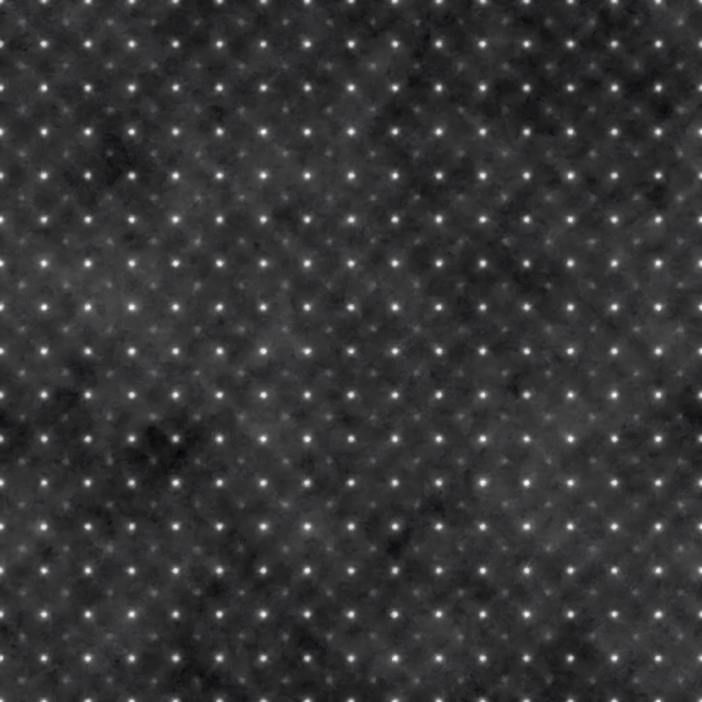
#> input picture MLLM_baseline_evaluate/pic/test.png, 1404 x 1404 px (shown at 1/2 size)
$ python -i structure_paired.py   (imports and definitions only)
#> lines starting #> are read from the running program, lines starting #| are printed output that depends on the picture; after the words box and inside, x2 and y2 are one past the last pixel; in counts of white or black regions, pixels touching at a corner belong together
#!/usr/bin/env python3
# -*- coding: utf-8 -*-
"""
match_labels.py

批量将去噪后的 STEM 图像与一系列 label 图像进行匹配，
并将每张输入图像的 top-1 最相似且元素匹配的 label 复制到指定目录。

- 对每个去噪输入图像：
  1) 提取原子点质心
  2) 计算径向分布函数（RDF）直方图作为全局描述符
  3) 与所有 label 图像做同样处理（但跳过形态学去噪）
  4) 在特征空间中找出 top-k 最近的 label
  5) 从 top-k 中筛选出元素集与输入图像相同的那些，若有多个则取距离最小者
  6) 将筛出的 top-1 复制到输出目录
"""
import json
import argparse
import shutil
import csv
import re
from pathlib import Path

import cv2
import numpy as np
from sklearn.metrics import pairwise_distances
from ase import Atoms  # for type hint only; not used directly


def detect_atoms(img_uint8: np.ndarray,
                 min_area: int = 5,
                 do_morph: bool = True):
    """
    检测原子斑点并返回质心坐标列表 (x, y)。
    - Otsu 阈值分割
    - 可选：开运算去噪
    - 连通域分析并过滤小面积
    """
#> called with min_area = 5, do_morph = True
    _, binary = cv2.threshold(
        img_uint8, 0, 255,
        cv2.THRESH_BINARY + cv2.THRESH_OTSU
    )
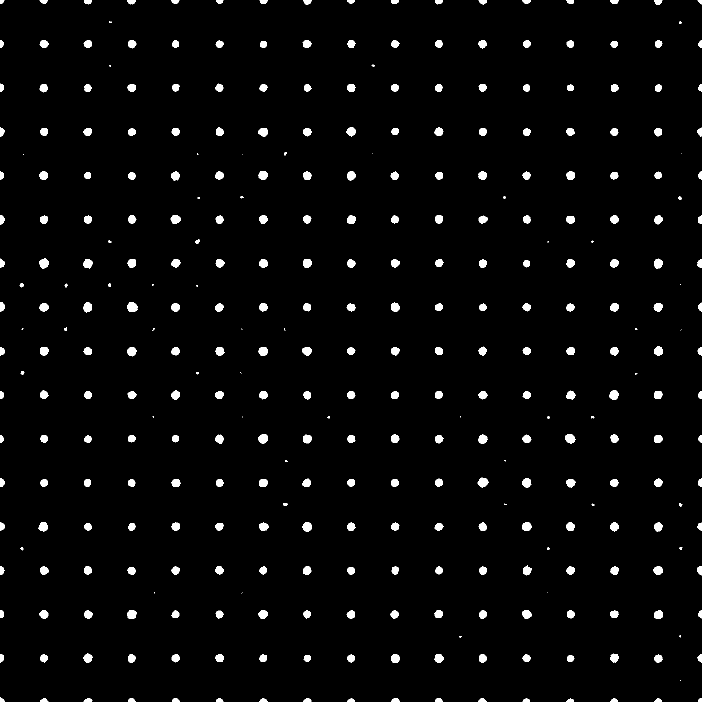
#> binary: shape (1404, 1404) (shown at 1/2 size); 2.8% white; 347 white regions (40 under 20 px), largest, box (x1, y1, x2, y2) and area: (254, 604, 275, 624) 324, (955, 955, 977, 975) 299, (1130, 868, 1152, 887) 295
    if do_morph:
        kernel = cv2.getStructuringElement(cv2.MORPH_ELLIPSE, (3, 3))
        binary = cv2.morphologyEx(binary, cv2.MORPH_OPEN, kernel)
#> binary: shape (1404, 1404); 2.7% white; 325 white regions (22 under 20 px), largest, box (x1, y1, x2, y2) and area: (254, 604, 275, 624) 323, (955, 955, 977, 975) 299, (1130, 868, 1151, 887) 293
    num_labels, labels, stats, centroids = cv2.connectedComponentsWithStats(
        binary, connectivity=8
    )
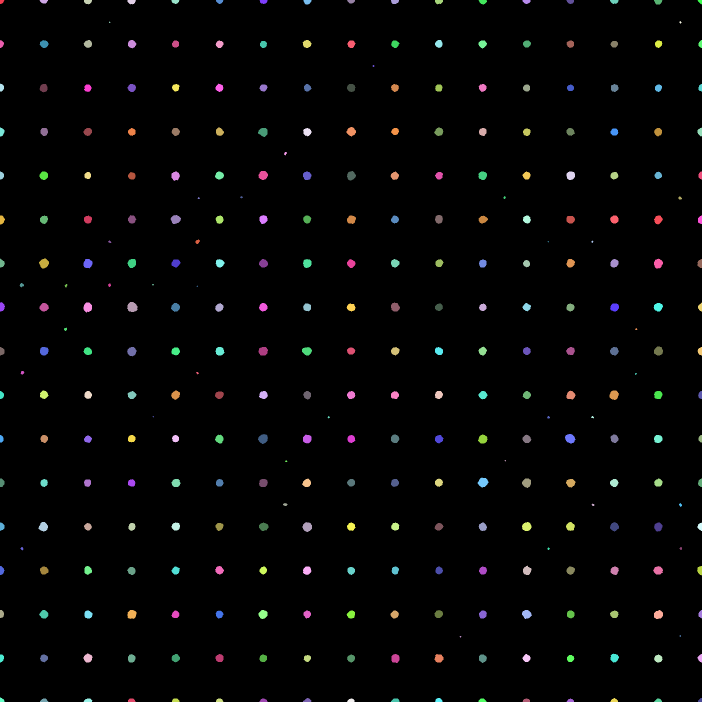
#> labels: shape (1404, 1404) int32 (shown at 1/2 size); 326 distinct labels, from 0 to 325; one colour per label, 0 black
#> num_labels = 326; stats = 326 rows, first 6: [0, 0, 1404, 1404, 1917395], [0, 0, 9, 8, 53], [79, 0, 17, 7, 90], [168, 0, 16, 9, 110], [255, 0, 17, 9, 114], [343, 0, 16, 8, 95]; centroids = 326 pairs, first value 2.59 to 1400.6, second value 2.46 to 1400.7
    pts = []
    for i in range(1, num_labels):
        if stats[i, cv2.CC_STAT_AREA] >= min_area:
            pts.append(tuple(centroids[i]))
#> after the loop, pts = 325 pairs, first value 2.59 to 1400.6, second value 2.46 to 1400.7
    return np.array(pts, dtype=float)


# [172 lines left out: functions compute_rdf_descriptor, make_descriptor, match_one, extract_material_id, load_metadata, refine_top1 and 1 more, not called in this run]


# [2 lines not run here, left out]

>>> import cv2
>>> picture = cv2.imread('../../MLLM_baseline_evaluate/pic/test.png', cv2.IMREAD_GRAYSCALE)
>>> result = detect_atoms(picture)
#> result has the same summary as pts in detect_atoms
